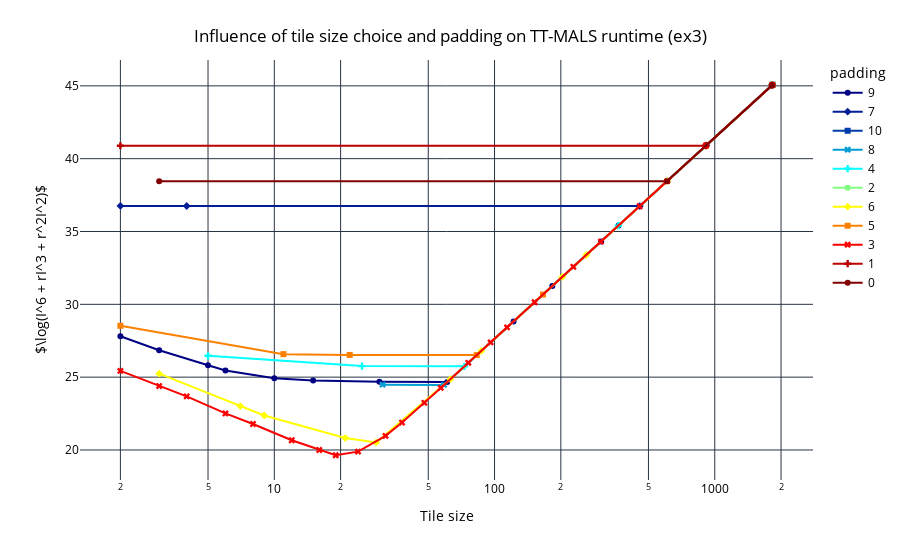

Notebook code cell kept with this figure:
### Markdown cell above
Explore effects of padding

### Code cell
# show different cases: when it helps and when it cannot improve the situation
line_plot_padding_tile_size_tt_mals_runtime_per_matrix(padding_df, "ex3")

### Figure 1 — Plotly figure (JSON) as saved in the notebook; plotly's stock layout.template omitted (floating-point values rounded to 4 significant figures)
{"data": [{"hovertemplate": "padding=9<br>Tile size=%{x}<br>log_obj_func=%{y}<extra></extra>", "legendgroup": "9", "line": {"color": "rgb(0, 0, 131)", "dash": "solid"}, "marker": {"symbol": "circle"}, "mode": "lines+markers", "name": "9", "orientation": "v", "showlegend": true, "x": [2.0, 3.0, 5.0, 6.0, 10.0, 15.0, 30.0, 61.0, 122.0, 183.0, 305.0, 366.0, 610.0, 915.0, 1830.0], "xaxis": "x", "y": [27.81, 26.84, 25.82, 25.45, 24.93, 24.76, 24.68, 24.67, 28.82, 31.26, 34.32, 35.42, 38.48, 40.91, 45.07], "yaxis": "y", "type": "scatter"}, {"hovertemplate": "padding=7<br>Tile size=%{x}<br>log_obj_func=%{y}<extra></extra>", "legendgroup": "7", "line": {"color": "rgb(0, 30, 150)", "dash": "solid"}, "marker": {"symbol": "diamond"}, "mode": "lines+markers", "name": "7", "orientation": "v", "showlegend": true, "x": [2.0, 4.0, 457.0, 914.0, 1828.0], "xaxis": "x", "y": [36.76, 36.75, 36.75, 40.91, 45.07], "yaxis": "y", "type": "scatter"}, {"hovertemplate": "padding=10<br>Tile size=%{x}<br>log_obj_func=%{y}<extra></extra>", "legendgroup": "10", "line": {"color": "rgb(0, 60, 170)", "dash": "solid"}, "marker": {"symbol": "square"}, "mode": "lines+markers", "name": "10", "orientation": "v", "showlegend": true, "x": [1831.0], "xaxis": "x", "y": [45.08], "yaxis": "y", "type": "scatter"}, {"hovertemplate": "padding=8<br>Tile size=%{x}<br>log_obj_func=%{y}<extra></extra>", "legendgroup": "8", "line": {"color": "rgb(2, 157, 212)", "dash": "solid"}, "marker": {"symbol": "x"}, "mode": "lines+markers", "name": "8", "orientation": "v", "showlegend": true, "x": [31.0, 59.0, 1829.0], "xaxis": "x", "y": [24.48, 24.47, 45.07], "yaxis": "y", "type": "scatter"}, {"hovertemplate": "padding=4<br>Tile size=%{x}<br>log_obj_func=%{y}<extra></extra>", "legendgroup": "4", "line": {"color": "rgb(5, 255, 255)", "dash": "solid"}, "marker": {"symbol": "cross"}, "mode": "lines+markers", "name": "4", "orientation": "v", "showlegend": true, "x": [5.0, 25.0, 73.0, 365.0, 1825.0], "xaxis": "x", "y": [26.47, 25.76, 25.74, 35.4, 45.06], "yaxis": "y", "type": "scatter"}, {"hovertemplate": "padding=2<br>Tile size=%{x}<br>log_obj_func=%{y}<extra></extra>", "legendgroup": "2", "line": {"color": "rgb(130, 255, 128)", "dash": "solid"}, "marker": {"symbol": "circle"}, "mode": "lines+markers", "name": "2", "orientation": "v", "showlegend": true, "x": [1823.0], "xaxis": "x", "y": [45.05], "yaxis": "y", "type": "scatter"}, {"hovertemplate": "padding=6<br>Tile size=%{x}<br>log_obj_func=%{y}<extra></extra>", "legendgroup": "6", "line": {"color": "rgb(255, 255, 0)", "dash": "solid"}, "marker": {"symbol": "diamond"}, "mode": "lines+markers", "name": "6", "orientation": "v", "showlegend": true, "x": [3.0, 7.0, 9.0, 21.0, 29.0, 63.0, 87.0, 203.0, 261.0, 609.0, 1827.0], "xaxis": "x", "y": [25.24, 23.01, 22.37, 20.82, 20.52, 24.86, 26.8, 31.88, 33.39, 38.47, 45.06], "yaxis": "y", "type": "scatter"}, {"hovertemplate": "padding=5<br>Tile size=%{x}<br>log_obj_func=%{y}<extra></extra>", "legendgroup": "5", "line": {"color": "rgb(252, 128, 0)", "dash": "solid"}, "marker": {"symbol": "square"}, "mode": "lines+markers", "name": "5", "orientation": "v", "showlegend": true, "x": [2.0, 11.0, 22.0, 83.0, 166.0, 913.0, 1826.0], "xaxis": "x", "y": [28.53, 26.58, 26.52, 26.51, 30.67, 40.9, 45.06], "yaxis": "y", "type": "scatter"}, {"hovertemplate": "padding=3<br>Tile size=%{x}<br>log_obj_func=%{y}<extra></extra>", "legendgroup": "3", "line": {"color": "rgb(250, 0, 0)", "dash": "solid"}, "marker": {"symbol": "x"}, "mode": "lines+markers", "name": "3", "orientation": "v", "showlegend": true, "x": [2.0, 3.0, 4.0, 6.0, 8.0, 12.0, 16.0, 19.0, 24.0, 32.0, 38.0, 48.0, 57.0, 76.0, 96.0, 114.0, 152.0, 228.0, 304.0, 456.0, 608.0, 912.0, 1824.0], "xaxis": "x", "y": [25.43, 24.39, 23.68, 22.51, 21.78, 20.67, 20.0, 19.64, 19.89, 20.97, 21.88, 23.24, 24.26, 25.99, 27.39, 28.42, 30.14, 32.58, 34.3, 36.73, 38.46, 40.89, 45.05], "yaxis": "y", "type": "scatter"}, {"hovertemplate": "padding=1<br>Tile size=%{x}<br>log_obj_func=%{y}<extra></extra>", "legendgroup": "1", "line": {"color": "rgb(189, 0, 0)", "dash": "solid"}, "marker": {"symbol": "cross"}, "mode": "lines+markers", "name": "1", "orientation": "v", "showlegend": true, "x": [2.0, 911.0, 1822.0], "xaxis": "x", "y": [40.89, 40.89, 45.05], "yaxis": "y", "type": "scatter"}, {"hovertemplate": "padding=0<br>Tile size=%{x}<br>log_obj_func=%{y}<extra></extra>", "legendgroup": "0", "line": {"color": "rgb(128, 0, 0)", "dash": "solid"}, "marker": {"symbol": "circle"}, "mode": "lines+markers", "name": "0", "orientation": "v", "showlegend": true, "x": [3.0, 607.0, 1821.0], "xaxis": "x", "y": [38.45, 38.45, 45.04], "yaxis": "y", "type": "scatter"}], "layout": {"xaxis": {"anchor": "y", "domain": [0.0, 1.0], "title": {"text": "Tile size"}, "type": "log"}, "yaxis": {"anchor": "x", "domain": [0.0, 1.0], "title": {"text": "$\\log(I^6 + rI^3 + r^2I^2)$"}}, "legend": {"title": {"text": "padding"}, "tracegroupgap": 0}, "margin": {"t": 60}, "title": {"text": "Influence of tile size choice and padding on TT-MALS runtime (ex3)", "x": 0.5, "xanchor": "center", "yanchor": "top"}, "font": {"color": "black"}, "plot_bgcolor": "white", "paper_bgcolor": "white"}}
